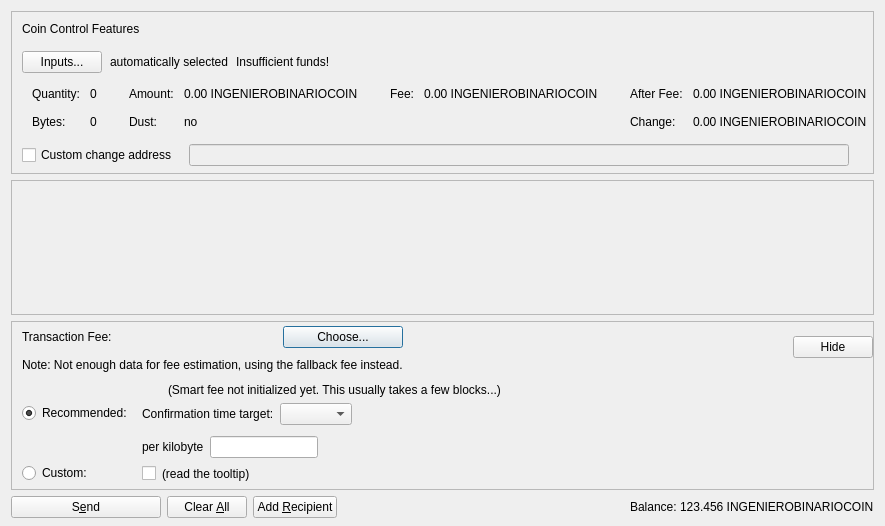
<?xml version="1.0" encoding="UTF-8"?>
<ui version="4.0">
 <class>SendCoinsDialog</class>
 <widget class="QDialog" name="SendCoinsDialog">
  <property name="geometry">
   <rect>
    <x>0</x>
    <y>0</y>
    <width>850</width>
    <height>526</height>
   </rect>
  </property>
  <property name="windowTitle">
   <string>Send Coins</string>
  </property>
  <layout class="QVBoxLayout" name="verticalLayout" stretch="0,1,0,0">
   <property name="bottomMargin">
    <number>8</number>
   </property>
   <item>
    <widget class="QFrame" name="frameCoinControl">
     <property name="sizePolicy">
      <sizepolicy hsizetype="Expanding" vsizetype="Expanding">
       <horstretch>0</horstretch>
       <verstretch>0</verstretch>
      </sizepolicy>
     </property>
     <property name="maximumSize">
      <size>
       <width>16777215</width>
       <height>16777215</height>
      </size>
     </property>
     <property name="frameShape">
      <enum>QFrame::StyledPanel</enum>
     </property>
     <property name="frameShadow">
      <enum>QFrame::Sunken</enum>
     </property>
     <layout class="QVBoxLayout" name="verticalLayoutCoinControl2">
      <property name="spacing">
       <number>0</number>
      </property>
      <property name="leftMargin">
       <number>0</number>
      </property>
      <property name="topMargin">
       <number>0</number>
      </property>
      <property name="rightMargin">
       <number>0</number>
      </property>
      <property name="bottomMargin">
       <number>6</number>
      </property>
      <item>
       <layout class="QVBoxLayout" name="verticalLayoutCoinControl" stretch="0,0,0,0,1">
        <property name="spacing">
         <number>0</number>
        </property>
        <property name="leftMargin">
         <number>10</number>
        </property>
        <property name="topMargin">
         <number>10</number>
        </property>
        <item>
         <layout class="QHBoxLayout" name="horizontalLayoutCoinControl1">
          <property name="bottomMargin">
           <number>15</number>
          </property>
          <item>
           <widget class="QLabel" name="labelCoinControlFeatures">
            <property name="sizePolicy">
             <sizepolicy hsizetype="Preferred" vsizetype="Maximum">
              <horstretch>0</horstretch>
              <verstretch>0</verstretch>
             </sizepolicy>
            </property>
            <property name="text">
             <string>Coin Control Features</string>
            </property>
           </widget>
          </item>
         </layout>
        </item>
        <item>
         <layout class="QHBoxLayout" name="horizontalLayoutCoinControl2" stretch="0,0,0,0">
          <property name="spacing">
           <number>8</number>
          </property>
          <property name="bottomMargin">
           <number>10</number>
          </property>
          <item>
           <widget class="QPushButton" name="pushButtonCoinControl">
            <property name="styleSheet">
             <string notr="true"/>
            </property>
            <property name="text">
             <string>Inputs...</string>
            </property>
            <property name="autoDefault">
             <bool>false</bool>
            </property>
           </widget>
          </item>
          <item>
           <widget class="QLabel" name="labelCoinControlAutomaticallySelected">
            <property name="text">
             <string>automatically selected</string>
            </property>
            <property name="margin">
             <number>5</number>
            </property>
           </widget>
          </item>
          <item>
           <widget class="QLabel" name="labelCoinControlInsuffFunds">
            <property name="text">
             <string>Insufficient funds!</string>
            </property>
            <property name="margin">
             <number>5</number>
            </property>
           </widget>
          </item>
          <item>
           <spacer name="horizontalSpacerCoinControl">
            <property name="orientation">
             <enum>Qt::Horizontal</enum>
            </property>
            <property name="sizeHint" stdset="0">
             <size>
              <width>40</width>
              <height>1</height>
             </size>
            </property>
           </spacer>
          </item>
         </layout>
        </item>
        <item>
         <widget class="QWidget" name="widgetCoinControl" native="true">
          <property name="sizePolicy">
           <sizepolicy hsizetype="Preferred" vsizetype="Preferred">
            <horstretch>0</horstretch>
            <verstretch>0</verstretch>
           </sizepolicy>
          </property>
          <property name="minimumSize">
           <size>
            <width>0</width>
            <height>0</height>
           </size>
          </property>
          <property name="styleSheet">
           <string notr="true"/>
          </property>
          <layout class="QHBoxLayout" name="horizontalLayoutCoinControl5">
           <property name="leftMargin">
            <number>0</number>
           </property>
           <property name="topMargin">
            <number>0</number>
           </property>
           <property name="rightMargin">
            <number>0</number>
           </property>
           <property name="bottomMargin">
            <number>0</number>
           </property>
           <item>
            <layout class="QHBoxLayout" name="horizontalLayoutCoinControl3" stretch="0,0,0,1">
             <property name="spacing">
              <number>20</number>
             </property>
             <property name="topMargin">
              <number>0</number>
             </property>
             <property name="bottomMargin">
              <number>10</number>
             </property>
             <item>
              <layout class="QFormLayout" name="formLayoutCoinControl1">
               <property name="horizontalSpacing">
                <number>10</number>
               </property>
               <property name="verticalSpacing">
                <number>14</number>
               </property>
               <property name="leftMargin">
                <number>10</number>
               </property>
               <property name="topMargin">
                <number>4</number>
               </property>
               <property name="rightMargin">
                <number>6</number>
               </property>
               <item row="0" column="0">
                <widget class="QLabel" name="labelCoinControlQuantityText">
                 <property name="text">
                  <string>Quantity:</string>
                 </property>
                 <property name="margin">
                  <number>0</number>
                 </property>
                </widget>
               </item>
               <item row="0" column="1">
                <widget class="QLabel" name="labelCoinControlQuantity">
                 <property name="cursor">
                  <cursorShape>IBeamCursor</cursorShape>
                 </property>
                 <property name="contextMenuPolicy">
                  <enum>Qt::ActionsContextMenu</enum>
                 </property>
                 <property name="text">
                  <string notr="true">0</string>
                 </property>
                 <property name="margin">
                  <number>0</number>
                 </property>
                 <property name="textInteractionFlags">
                  <set>Qt::LinksAccessibleByMouse|Qt::TextSelectableByKeyboard|Qt::TextSelectableByMouse</set>
                 </property>
                </widget>
               </item>
               <item row="1" column="0">
                <widget class="QLabel" name="labelCoinControlBytesText">
                 <property name="text">
                  <string>Bytes:</string>
                 </property>
                </widget>
               </item>
               <item row="1" column="1">
                <widget class="QLabel" name="labelCoinControlBytes">
                 <property name="cursor">
                  <cursorShape>IBeamCursor</cursorShape>
                 </property>
                 <property name="contextMenuPolicy">
                  <enum>Qt::ActionsContextMenu</enum>
                 </property>
                 <property name="text">
                  <string notr="true">0</string>
                 </property>
                 <property name="textInteractionFlags">
                  <set>Qt::LinksAccessibleByMouse|Qt::TextSelectableByKeyboard|Qt::TextSelectableByMouse</set>
                 </property>
                </widget>
               </item>
              </layout>
             </item>
             <item>
              <layout class="QFormLayout" name="formLayoutCoinControl2">
               <property name="horizontalSpacing">
                <number>10</number>
               </property>
               <property name="verticalSpacing">
                <number>14</number>
               </property>
               <property name="leftMargin">
                <number>6</number>
               </property>
               <property name="topMargin">
                <number>4</number>
               </property>
               <property name="rightMargin">
                <number>6</number>
               </property>
               <item row="0" column="0">
                <widget class="QLabel" name="labelCoinControlAmountText">
                 <property name="text">
                  <string>Amount:</string>
                 </property>
                 <property name="margin">
                  <number>0</number>
                 </property>
                </widget>
               </item>
               <item row="0" column="1">
                <widget class="QLabel" name="labelCoinControlAmount">
                 <property name="cursor">
                  <cursorShape>IBeamCursor</cursorShape>
                 </property>
                 <property name="contextMenuPolicy">
                  <enum>Qt::ActionsContextMenu</enum>
                 </property>
                 <property name="text">
                  <string notr="true">0.00 INGENIEROBINARIOCOIN</string>
                 </property>
                 <property name="textInteractionFlags">
                  <set>Qt::LinksAccessibleByMouse|Qt::TextSelectableByKeyboard|Qt::TextSelectableByMouse</set>
                 </property>
                </widget>
               </item>
               <item row="1" column="0">
                <widget class="QLabel" name="labelCoinControlLowOutputText">
                 <property name="text">
                  <string>Dust:</string>
                 </property>
                </widget>
               </item>
               <item row="1" column="1">
                <widget class="QLabel" name="labelCoinControlLowOutput">
                 <property name="cursor">
                  <cursorShape>IBeamCursor</cursorShape>
                 </property>
                 <property name="contextMenuPolicy">
                  <enum>Qt::ActionsContextMenu</enum>
                 </property>
                 <property name="text">
                  <string notr="true">no</string>
                 </property>
                 <property name="textInteractionFlags">
                  <set>Qt::LinksAccessibleByMouse|Qt::TextSelectableByKeyboard|Qt::TextSelectableByMouse</set>
                 </property>
                </widget>
               </item>
              </layout>
             </item>
             <item>
              <layout class="QFormLayout" name="formLayoutCoinControl3">
               <property name="horizontalSpacing">
                <number>10</number>
               </property>
               <property name="verticalSpacing">
                <number>14</number>
               </property>
               <property name="leftMargin">
                <number>6</number>
               </property>
               <property name="topMargin">
                <number>4</number>
               </property>
               <property name="rightMargin">
                <number>6</number>
               </property>
               <item row="0" column="0">
                <widget class="QLabel" name="labelCoinControlFeeText">
                 <property name="text">
                  <string>Fee:</string>
                 </property>
                 <property name="margin">
                  <number>0</number>
                 </property>
                </widget>
               </item>
               <item row="0" column="1">
                <widget class="QLabel" name="labelCoinControlFee">
                 <property name="cursor">
                  <cursorShape>IBeamCursor</cursorShape>
                 </property>
                 <property name="contextMenuPolicy">
                  <enum>Qt::ActionsContextMenu</enum>
                 </property>
                 <property name="text">
                  <string notr="true">0.00 INGENIEROBINARIOCOIN</string>
                 </property>
                 <property name="textInteractionFlags">
                  <set>Qt::LinksAccessibleByMouse|Qt::TextSelectableByKeyboard|Qt::TextSelectableByMouse</set>
                 </property>
                </widget>
               </item>
              </layout>
             </item>
             <item>
              <layout class="QFormLayout" name="formLayoutCoinControl4">
               <property name="horizontalSpacing">
                <number>10</number>
               </property>
               <property name="verticalSpacing">
                <number>14</number>
               </property>
               <property name="leftMargin">
                <number>6</number>
               </property>
               <property name="topMargin">
                <number>4</number>
               </property>
               <property name="rightMargin">
                <number>6</number>
               </property>
               <item row="0" column="0">
                <widget class="QLabel" name="labelCoinControlAfterFeeText">
                 <property name="text">
                  <string>After Fee:</string>
                 </property>
                 <property name="margin">
                  <number>0</number>
                 </property>
                </widget>
               </item>
               <item row="0" column="1">
                <widget class="QLabel" name="labelCoinControlAfterFee">
                 <property name="cursor">
                  <cursorShape>IBeamCursor</cursorShape>
                 </property>
                 <property name="contextMenuPolicy">
                  <enum>Qt::ActionsContextMenu</enum>
                 </property>
                 <property name="text">
                  <string notr="true">0.00 INGENIEROBINARIOCOIN</string>
                 </property>
                 <property name="textInteractionFlags">
                  <set>Qt::LinksAccessibleByMouse|Qt::TextSelectableByKeyboard|Qt::TextSelectableByMouse</set>
                 </property>
                </widget>
               </item>
               <item row="1" column="0">
                <widget class="QLabel" name="labelCoinControlChangeText">
                 <property name="text">
                  <string>Change:</string>
                 </property>
                </widget>
               </item>
               <item row="1" column="1">
                <widget class="QLabel" name="labelCoinControlChange">
                 <property name="cursor">
                  <cursorShape>IBeamCursor</cursorShape>
                 </property>
                 <property name="contextMenuPolicy">
                  <enum>Qt::ActionsContextMenu</enum>
                 </property>
                 <property name="text">
                  <string notr="true">0.00 INGENIEROBINARIOCOIN</string>
                 </property>
                 <property name="textInteractionFlags">
                  <set>Qt::LinksAccessibleByMouse|Qt::TextSelectableByKeyboard|Qt::TextSelectableByMouse</set>
                 </property>
                </widget>
               </item>
              </layout>
             </item>
            </layout>
           </item>
          </layout>
         </widget>
        </item>
        <item>
         <layout class="QHBoxLayout" name="horizontalLayoutCoinControl4" stretch="0,0,0">
          <property name="spacing">
           <number>12</number>
          </property>
          <property name="sizeConstraint">
           <enum>QLayout::SetDefaultConstraint</enum>
          </property>
          <property name="topMargin">
           <number>5</number>
          </property>
          <property name="rightMargin">
           <number>5</number>
          </property>
          <item>
           <widget class="QCheckBox" name="checkBoxCoinControlChange">
            <property name="toolTip">
             <string>If this is activated, but the change address is empty or invalid, change will be sent to a newly generated address.</string>
            </property>
            <property name="text">
             <string>Custom change address</string>
            </property>
           </widget>
          </item>
          <item>
           <widget class="QValidatedLineEdit" name="lineEditCoinControlChange">
            <property name="enabled">
             <bool>false</bool>
            </property>
            <property name="sizePolicy">
             <sizepolicy hsizetype="Expanding" vsizetype="Fixed">
              <horstretch>0</horstretch>
              <verstretch>0</verstretch>
             </sizepolicy>
            </property>
           </widget>
          </item>
          <item>
           <widget class="QLabel" name="labelCoinControlChangeLabel">
            <property name="sizePolicy">
             <sizepolicy hsizetype="Preferred" vsizetype="Expanding">
              <horstretch>0</horstretch>
              <verstretch>0</verstretch>
             </sizepolicy>
            </property>
            <property name="minimumSize">
             <size>
              <width>0</width>
              <height>0</height>
             </size>
            </property>
            <property name="text">
             <string/>
            </property>
            <property name="margin">
             <number>3</number>
            </property>
           </widget>
          </item>
         </layout>
        </item>
        <item>
         <spacer name="verticalSpacerCoinControl">
          <property name="orientation">
           <enum>Qt::Vertical</enum>
          </property>
          <property name="sizeHint" stdset="0">
           <size>
            <width>800</width>
            <height>1</height>
           </size>
          </property>
         </spacer>
        </item>
       </layout>
      </item>
     </layout>
    </widget>
   </item>
   <item>
    <widget class="QScrollArea" name="scrollArea">
     <property name="widgetResizable">
      <bool>true</bool>
     </property>
     <widget class="QWidget" name="scrollAreaWidgetContents">
      <property name="geometry">
       <rect>
        <x>0</x>
        <y>0</y>
        <width>830</width>
        <height>104</height>
       </rect>
      </property>
      <layout class="QVBoxLayout" name="verticalLayout_2" stretch="0,1">
       <property name="leftMargin">
        <number>0</number>
       </property>
       <property name="topMargin">
        <number>0</number>
       </property>
       <property name="rightMargin">
        <number>0</number>
       </property>
       <property name="bottomMargin">
        <number>0</number>
       </property>
       <item>
        <layout class="QVBoxLayout" name="entries">
         <property name="spacing">
          <number>6</number>
         </property>
        </layout>
       </item>
       <item>
        <spacer name="verticalSpacer">
         <property name="orientation">
          <enum>Qt::Vertical</enum>
         </property>
         <property name="sizeHint" stdset="0">
          <size>
           <width>20</width>
           <height>40</height>
          </size>
         </property>
        </spacer>
       </item>
      </layout>
     </widget>
    </widget>
   </item>
   <item>
    <widget class="QFrame" name="frameFee">
     <property name="sizePolicy">
      <sizepolicy hsizetype="Expanding" vsizetype="Expanding">
       <horstretch>0</horstretch>
       <verstretch>0</verstretch>
      </sizepolicy>
     </property>
     <property name="maximumSize">
      <size>
       <width>16777215</width>
       <height>16777215</height>
      </size>
     </property>
     <property name="frameShape">
      <enum>QFrame::StyledPanel</enum>
     </property>
     <property name="frameShadow">
      <enum>QFrame::Sunken</enum>
     </property>
     <layout class="QVBoxLayout" name="verticalLayoutFee1">
      <property name="spacing">
       <number>0</number>
      </property>
      <property name="leftMargin">
       <number>0</number>
      </property>
      <property name="topMargin">
       <number>0</number>
      </property>
      <property name="rightMargin">
       <number>0</number>
      </property>
      <property name="bottomMargin">
       <number>0</number>
      </property>
      <item>
       <layout class="QVBoxLayout" name="verticalLayoutFee2" stretch="0,0,0">
        <property name="spacing">
         <number>0</number>
        </property>
        <property name="leftMargin">
         <number>10</number>
        </property>
        <property name="topMargin">
         <number>0</number>
        </property>
        <item>
         <layout class="QHBoxLayout" name="horizontalLayoutFee1">
          <property name="bottomMargin">
           <number>0</number>
          </property>
          <item>
           <layout class="QVBoxLayout" name="verticalLayoutFee7">
            <property name="spacing">
             <number>0</number>
            </property>
            <item>
             <spacer name="verticalSpacerSmartFee">
              <property name="orientation">
               <enum>Qt::Vertical</enum>
              </property>
              <property name="sizeType">
               <enum>QSizePolicy::Fixed</enum>
              </property>
              <property name="sizeHint" stdset="0">
               <size>
                <width>1</width>
                <height>4</height>
               </size>
              </property>
             </spacer>
            </item>
            <item>
             <layout class="QHBoxLayout" name="horizontalLayoutSmartFee">
              <property name="spacing">
               <number>10</number>
              </property>
              <item>
               <widget class="QLabel" name="labelFeeHeadline">
                <property name="sizePolicy">
                 <sizepolicy hsizetype="Preferred" vsizetype="Maximum">
                  <horstretch>0</horstretch>
                  <verstretch>0</verstretch>
                 </sizepolicy>
                </property>
                <property name="text">
                 <string>Transaction Fee:</string>
                </property>
               </widget>
              </item>
              <item>
               <widget class="QLabel" name="labelFeeMinimized">
                <property name="text">
                 <string/>
                </property>
               </widget>
              </item>
              <item>
               <widget class="QPushButton" name="buttonChooseFee">
                <property name="text">
                 <string>Choose...</string>
                </property>
               </widget>
              </item>
             </layout>
            </item>
            <item>
             <spacer name="verticalSpacer_7">
              <property name="orientation">
               <enum>Qt::Vertical</enum>
              </property>
              <property name="sizeHint" stdset="0">
               <size>
                <width>1</width>
                <height>10</height>
               </size>
              </property>
             </spacer>
            </item>
            <item>
             <widget class="QLabel" name="fallbackFeeWarningLabel">
              <property name="toolTip">
               <string>Using the fallbackfee can result in sending a transaction that will take several hours or days (or never) to confirm. Consider choosing your fee manually or wait until you have validated the complete chain.</string>
              </property>
              <property name="text">
               <string>Note: Not enough data for fee estimation, using the fallback fee instead.</string>
              </property>
              <property name="wordWrap">
               <bool>false</bool>
              </property>
             </widget>
            </item>
            <item>
             <spacer name="verticalSpacer_5">
              <property name="orientation">
               <enum>Qt::Vertical</enum>
              </property>
              <property name="sizeHint" stdset="0">
               <size>
                <width>1</width>
                <height>1</height>
               </size>
              </property>
             </spacer>
            </item>
           </layout>
          </item>
          <item>
           <spacer name="horizontalSpacer_4">
            <property name="orientation">
             <enum>Qt::Horizontal</enum>
            </property>
            <property name="sizeHint" stdset="0">
             <size>
              <width>1</width>
              <height>1</height>
             </size>
            </property>
           </spacer>
          </item>
          <item>
           <widget class="QPushButton" name="buttonMinimizeFee">
            <property name="toolTip">
             <string>collapse fee-settings</string>
            </property>
            <property name="text">
             <string>Hide</string>
            </property>
           </widget>
          </item>
         </layout>
        </item>
        <item>
         <widget class="QFrame" name="frameFeeSelection">
          <layout class="QVBoxLayout" name="verticalLayoutFee12">
           <property name="spacing">
            <number>0</number>
           </property>
           <property name="leftMargin">
            <number>0</number>
           </property>
           <property name="topMargin">
            <number>0</number>
           </property>
           <property name="rightMargin">
            <number>0</number>
           </property>
           <property name="bottomMargin">
            <number>0</number>
           </property>
           <item>
            <layout class="QGridLayout" name="gridLayoutFee">
             <property name="topMargin">
              <number>10</number>
             </property>
             <property name="bottomMargin">
              <number>4</number>
             </property>
             <property name="horizontalSpacing">
              <number>10</number>
             </property>
             <property name="verticalSpacing">
              <number>4</number>
             </property>
             <item row="1" column="1">
              <layout class="QVBoxLayout" name="verticalLayoutFee8">
               <property name="spacing">
                <number>6</number>
               </property>
               <property name="topMargin">
                <number>3</number>
               </property>
               <item>
                <layout class="QHBoxLayout" name="horizontalLayoutFee13" stretch="0,0,1">
                 <item>
                  <widget class="QLabel" name="labelCustomPerKilobyte">
                   <property name="toolTip">
                    <string>If the custom fee is set to 1000 duffs and the transaction is only 250 bytes, then &quot;per kilobyte&quot; only pays 250 duffs in fee,&lt;br /&gt;while &quot;at least&quot; pays 1000 duffs. For transactions bigger than a kilobyte both pay by kilobyte.</string>
                   </property>
                   <property name="text">
                    <string>per kilobyte</string>
                   </property>
                  </widget>
                 </item>
                 <item>
                  <widget class="BitcoinAmountField" name="customFee"/>
                 </item>
                 <item>
                  <spacer name="horizontalSpacer_6">
                   <property name="orientation">
                    <enum>Qt::Horizontal</enum>
                   </property>
                   <property name="sizeHint" stdset="0">
                    <size>
                     <width>1</width>
                     <height>1</height>
                    </size>
                   </property>
                  </spacer>
                 </item>
                </layout>
               </item>
               <item>
                <layout class="QHBoxLayout" name="horizontalLayoutFee8">
                 <item>
                  <widget class="QCheckBox" name="checkBoxMinimumFee">
                   <property name="toolTip">
                    <string>Paying only the minimum fee is just fine as long as there is less transaction volume than space in the blocks.&lt;br /&gt;But be aware that this can end up in a never confirming transaction once there is more demand for ingenierobinariocoin transactions than the network can process.</string>
                   </property>
                   <property name="text">
                    <string/>
                   </property>
                  </widget>
                 </item>
                 <item>
                  <widget class="QLabel" name="labelMinFeeWarning">
                   <property name="enabled">
                    <bool>true</bool>
                   </property>
                   <property name="toolTip">
                    <string>Paying only the minimum fee is just fine as long as there is less transaction volume than space in the blocks.&lt;br /&gt;But be aware that this can end up in a never confirming transaction once there is more demand for ingenierobinariocoin transactions than the network can process.</string>
                   </property>
                   <property name="text">
                    <string>(read the tooltip)</string>
                   </property>
                   <property name="margin">
                    <number>5</number>
                   </property>
                  </widget>
                 </item>
                 <item>
                  <spacer name="horizontalSpacer_2">
                   <property name="orientation">
                    <enum>Qt::Horizontal</enum>
                   </property>
                   <property name="sizeHint" stdset="0">
                    <size>
                     <width>1</width>
                     <height>1</height>
                    </size>
                   </property>
                  </spacer>
                 </item>
                </layout>
               </item>
              </layout>
             </item>
             <item row="0" column="0">
              <layout class="QVBoxLayout" name="verticalLayoutFee4" stretch="0,1">
               <property name="topMargin">
                <number>20</number>
               </property>
               <property name="bottomMargin">
                <number>3</number>
               </property>
               <item>
                <widget class="QRadioButton" name="radioSmartFee">
                 <property name="text">
                  <string>Recommended:</string>
                 </property>
                 <property name="checked">
                  <bool>true</bool>
                 </property>
                 <attribute name="buttonGroup">
                  <string notr="true">groupFee</string>
                 </attribute>
                </widget>
               </item>
               <item>
                <spacer name="verticalSpacer_2">
                 <property name="orientation">
                  <enum>Qt::Vertical</enum>
                 </property>
                 <property name="sizeHint" stdset="0">
                  <size>
                   <width>1</width>
                   <height>1</height>
                  </size>
                 </property>
                </spacer>
               </item>
              </layout>
             </item>
             <item row="1" column="0">
              <layout class="QVBoxLayout" name="verticalLayoutFee9" stretch="0,1">
               <property name="topMargin">
                <number>30</number>
               </property>
               <item>
                <widget class="QRadioButton" name="radioCustomFee">
                 <property name="text">
                  <string>Custom:</string>
                 </property>
                 <attribute name="buttonGroup">
                  <string notr="true">groupFee</string>
                 </attribute>
                </widget>
               </item>
               <item>
                <spacer name="verticalSpacer_6">
                 <property name="orientation">
                  <enum>Qt::Vertical</enum>
                 </property>
                 <property name="sizeHint" stdset="0">
                  <size>
                   <width>1</width>
                   <height>1</height>
                  </size>
                 </property>
                </spacer>
               </item>
              </layout>
             </item>
             <item row="0" column="1">
              <layout class="QVBoxLayout" name="verticalLayoutFee3" stretch="0,0,1">
               <property name="spacing">
                <number>6</number>
               </property>
               <property name="topMargin">
                <number>0</number>
               </property>
               <property name="bottomMargin">
                <number>3</number>
               </property>
               <item>
                <layout class="QHBoxLayout" name="horizontalLayoutFee12">
                 <item>
                  <widget class="QLabel" name="labelSmartFee">
                   <property name="text">
                    <string/>
                   </property>
                   <property name="margin">
                    <number>2</number>
                   </property>
                  </widget>
                 </item>
                 <item>
                  <widget class="QLabel" name="labelFeeEstimation">
                   <property name="text">
                    <string/>
                   </property>
                  </widget>
                 </item>
                 <item>
                  <widget class="QLabel" name="labelSmartFee2">
                   <property name="text">
                    <string>(Smart fee not initialized yet. This usually takes a few blocks...)</string>
                   </property>
                   <property name="margin">
                    <number>2</number>
                   </property>
                  </widget>
                 </item>
                 <item>
                  <spacer name="horizontalSpacer_5">
                   <property name="orientation">
                    <enum>Qt::Horizontal</enum>
                   </property>
                   <property name="sizeHint" stdset="0">
                    <size>
                     <width>1</width>
                     <height>1</height>
                    </size>
                   </property>
                  </spacer>
                 </item>
                </layout>
               </item>
               <item>
                <layout class="QHBoxLayout" name="horizontalLayoutFee9">
                 <item>
                  <layout class="QVBoxLayout" name="verticalLayoutFee6">
                   <item>
                    <widget class="QLabel" name="labelSmartFee3">
                     <property name="text">
                      <string>Confirmation time target:</string>
                     </property>
                     <property name="margin">
                      <number>2</number>
                     </property>
                    </widget>
                   </item>
                  </layout>
                 </item>
                 <item>
                  <layout class="QVBoxLayout" name="verticalLayoutFee5">
                   <property name="rightMargin">
                    <number>30</number>
                   </property>
                   <item>
                    <layout class="QHBoxLayout" name="horizontalLayoutConfTarget">
                     <property name="bottomMargin">
                      <number>0</number>
                     </property>
                     <item>
                      <widget class="QComboBox" name="confTargetSelector"/>
                     </item>
                     <item>
                      <spacer name="horizontalSpacerConfTarget">
                       <property name="orientation">
                        <enum>Qt::Horizontal</enum>
                       </property>
                       <property name="sizeHint" stdset="0">
                        <size>
                         <width>40</width>
                         <height>20</height>
                        </size>
                       </property>
                      </spacer>
                     </item>
                    </layout>
                   </item>
                  </layout>
                 </item>
                </layout>
               </item>
               <item>
                <spacer name="verticalSpacer_4">
                 <property name="orientation">
                  <enum>Qt::Vertical</enum>
                 </property>
                 <property name="sizeHint" stdset="0">
                  <size>
                   <width>1</width>
                   <height>1</height>
                  </size>
                 </property>
                </spacer>
               </item>
              </layout>
             </item>
            </layout>
           </item>
          </layout>
         </widget>
        </item>
        <item>
         <spacer name="verticalSpacerFee">
          <property name="orientation">
           <enum>Qt::Vertical</enum>
          </property>
          <property name="sizeHint" stdset="0">
           <size>
            <width>800</width>
            <height>1</height>
           </size>
          </property>
         </spacer>
        </item>
       </layout>
      </item>
     </layout>
    </widget>
   </item>
   <item>
    <layout class="QHBoxLayout" name="horizontalLayout">
     <item>
      <widget class="QPushButton" name="sendButton">
       <property name="minimumSize">
        <size>
         <width>150</width>
         <height>0</height>
        </size>
       </property>
       <property name="toolTip">
        <string>Confirm the send action</string>
       </property>
       <property name="text">
        <string>S&amp;end</string>
       </property>
       <property name="autoDefault">
        <bool>false</bool>
       </property>
       <property name="default">
        <bool>false</bool>
       </property>
      </widget>
     </item>
     <item>
      <widget class="QPushButton" name="clearButton">
       <property name="sizePolicy">
        <sizepolicy hsizetype="Minimum" vsizetype="Fixed">
         <horstretch>0</horstretch>
         <verstretch>0</verstretch>
        </sizepolicy>
       </property>
       <property name="toolTip">
        <string>Clear all fields of the form.</string>
       </property>
       <property name="text">
        <string>Clear &amp;All</string>
       </property>
       <property name="autoDefault">
        <bool>false</bool>
       </property>
      </widget>
     </item>
     <item>
      <widget class="QPushButton" name="addButton">
       <property name="toolTip">
        <string>Send to multiple recipients at once</string>
       </property>
       <property name="text">
        <string>Add &amp;Recipient</string>
       </property>
       <property name="autoDefault">
        <bool>false</bool>
       </property>
      </widget>
     </item>
     <item>
      <spacer name="horizontalSpacer">
       <property name="orientation">
        <enum>Qt::Horizontal</enum>
       </property>
       <property name="sizeHint" stdset="0">
        <size>
         <width>40</width>
         <height>20</height>
        </size>
       </property>
      </spacer>
     </item>
     <item>
      <layout class="QHBoxLayout" name="horizontalLayout_2">
       <property name="spacing">
        <number>3</number>
       </property>
       <item>
        <widget class="QLabel" name="labelBalanceText">
         <property name="text">
          <string>Balance:</string>
         </property>
        </widget>
       </item>
       <item>
        <widget class="QLabel" name="labelBalance">
         <property name="sizePolicy">
          <sizepolicy hsizetype="Preferred" vsizetype="Preferred">
           <horstretch>0</horstretch>
           <verstretch>0</verstretch>
          </sizepolicy>
         </property>
         <property name="cursor">
          <cursorShape>IBeamCursor</cursorShape>
         </property>
         <property name="text">
          <string notr="true">123.456 INGENIEROBINARIOCOIN</string>
         </property>
         <property name="textInteractionFlags">
          <set>Qt::LinksAccessibleByMouse|Qt::TextSelectableByKeyboard|Qt::TextSelectableByMouse</set>
         </property>
        </widget>
       </item>
      </layout>
     </item>
    </layout>
   </item>
  </layout>
 </widget>
 <customwidgets>
  <customwidget>
   <class>QValidatedLineEdit</class>
   <extends>QLineEdit</extends>
   <header>qt/qvalidatedlineedit.h</header>
  </customwidget>
  <customwidget>
   <class>BitcoinAmountField</class>
   <extends>QLineEdit</extends>
   <header>qt/bitcoinamountfield.h</header>
   <container>1</container>
  </customwidget>
 </customwidgets>
 <resources>
  <include location="../ingenierobinariocoin.qrc"/>
 </resources>
 <connections/>
 <buttongroups>
  <buttongroup name="groupFee"/>
 </buttongroups>
</ui>
